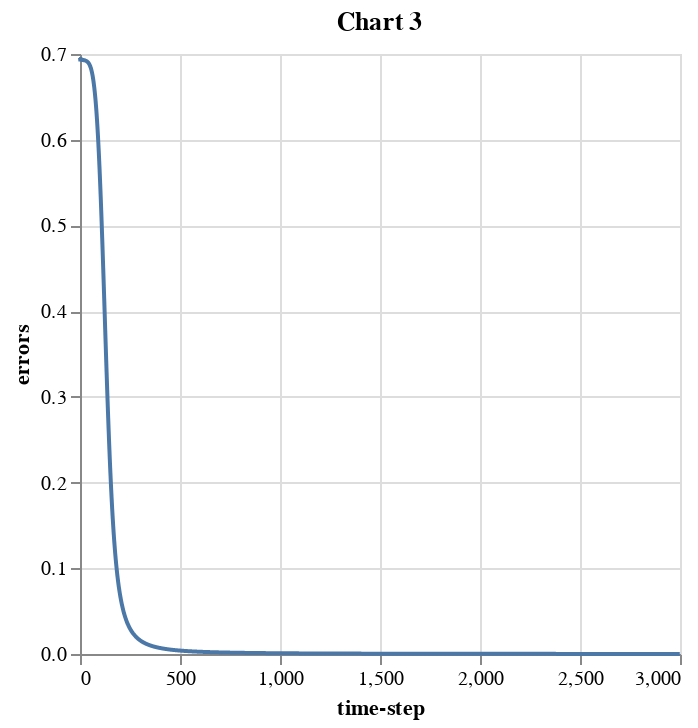

Write notebook code for a chart like this one.
### Code cell
# Inputs: XOR problem
X = np.array([[0, 0, 1, 1],
              [0, 1, 0, 1]]).T  # Shape (4, 2)
y = np.array([[0, 1, 1, 0]]).T  # Shape (4, 1)

# Convert to torch tensors
X_tensor = torch.tensor(X, dtype=torch.float32)
y_tensor = torch.tensor(y, dtype=torch.float32)

# Define the model
class SimpleNet(nn.Module):
    def __init__(self):
        super(SimpleNet, self).__init__()
        self.fc1 = nn.Linear(2, 16)
        self.fc2 = nn.Linear(16, 1)
        self.sigmoid = nn.Sigmoid()

    def forward(self, x):
        x = self.sigmoid(self.fc1(x))
        x = self.sigmoid(self.fc2(x))
        return x

model = SimpleNet()

# Loss and optimizer
# Se hace la sustitucion de MSELoss por BCELoss (manteniendo sigmoid en el forward)
criterion = nn.BCELoss()  
optimizer = optim.Adam(model.parameters(), lr=0.01)

# Training loop
errors = []
epochs = 3000

for epoch in range(epochs):
    optimizer.zero_grad()
    outputs = model(X_tensor)      # ya sale por sigmoid
    loss = criterion(outputs, y_tensor)
    loss.backward()
    optimizer.step()
    errors.append(loss.item())

# Convert errors to DataFrame and plot
df2 = pd.DataFrame({"errors": errors, "time-step": np.arange(epochs)})

alt.Chart(df2).mark_line().encode(
    x="time-step",
    y="errors"
).properties(title='Chart 3')

### Figure 1 — Vega-Lite specification as saved in the notebook (floating-point values rounded to 4 significant figures; data arrays with more than 128 entries replaced by an {"elided": "..."} marker saying what was removed)
{"config": {"view": {"continuousWidth": 300, "continuousHeight": 300}}, "data": {"name": "data-037e6cbdceb39d6a84e8c7010555b34a"}, "mark": {"type": "line"}, "encoding": {"x": {"field": "time-step", "type": "quantitative"}, "y": {"field": "errors", "type": "quantitative"}}, "title": "Chart 3", "$schema": "https://vega.github.io/schema/vega-lite/v5.20.1.json", "datasets": {"data-037e6cbdceb39d6a84e8c7010555b34a": {"elided": "3000 records"}}}
